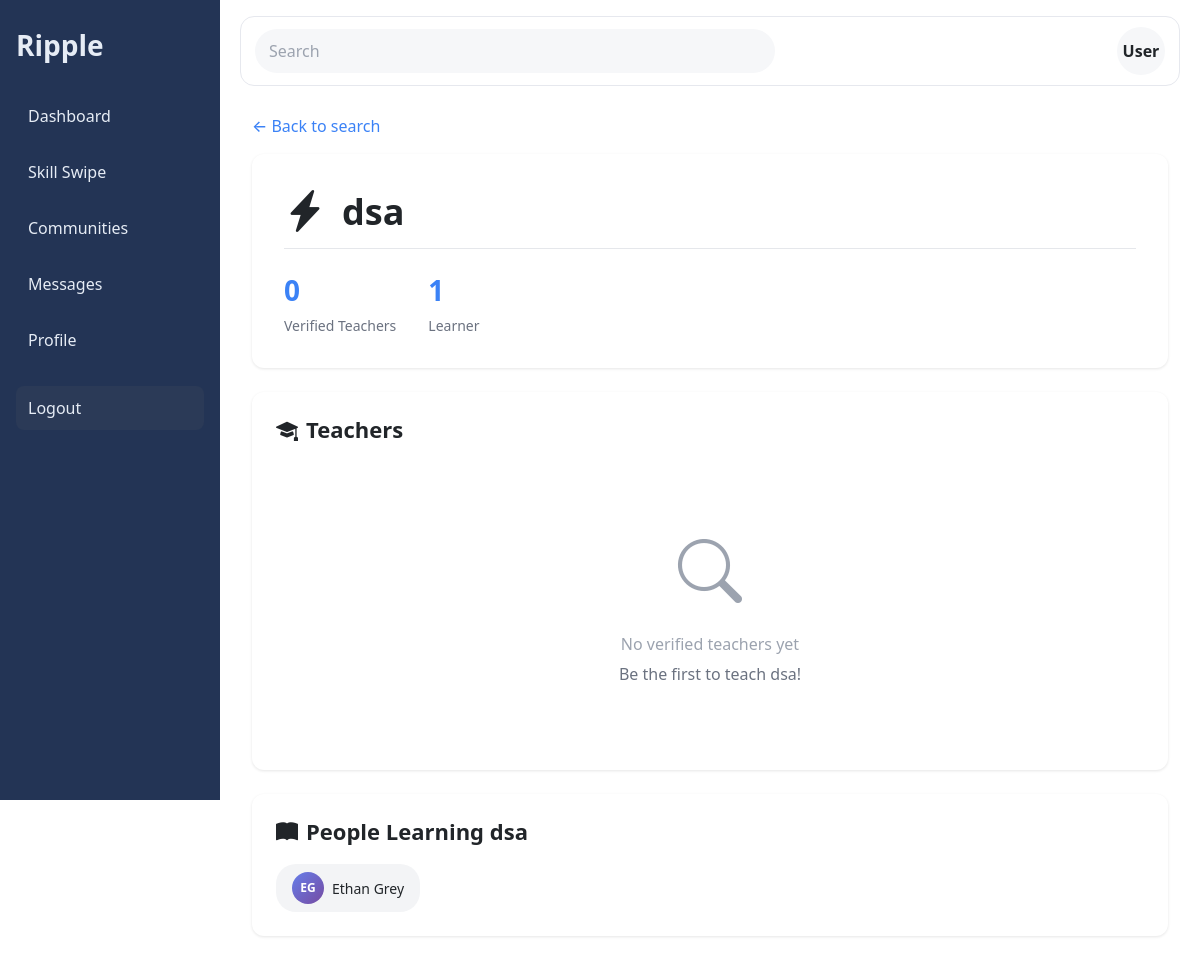
/skill/2/, run on an earlier commit of the app's database.
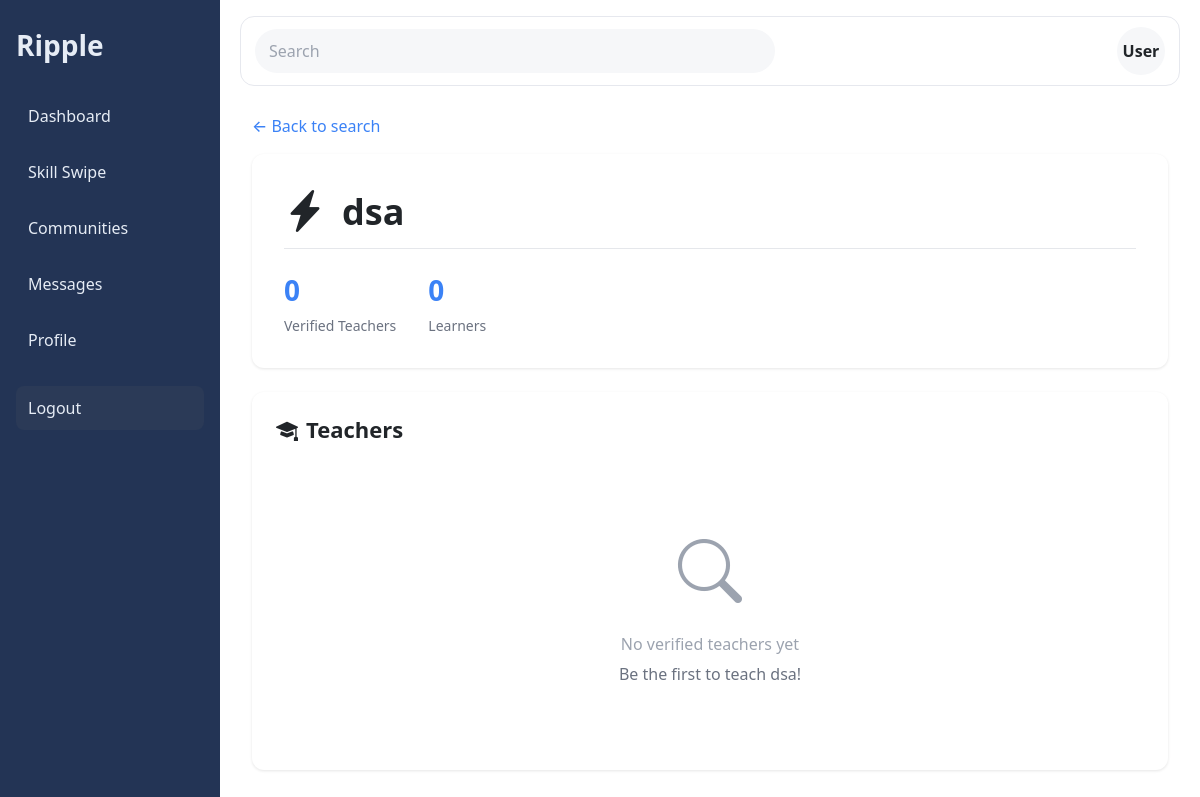
And on a later commit of the database.
### skills/models.py (models this page shows, shortened)
class Skill(models.Model):
    name = models.CharField(max_length=120, unique=True)
    description = models.TextField(blank=True)

class UserSkill(models.Model):
    BEGINNER = 'beginner'
    INTERMEDIATE = 'intermediate'
    ADVANCED = 'advanced'
    EXPERT = 'expert'
    LEVEL_CHOICES = [
        (BEGINNER, 'Beginner'),
        (INTERMEDIATE, 'Intermediate'),
        (ADVANCED, 'Advanced'),
        (EXPERT, 'Expert'),
    ]
    UNVERIFIED = 'unverified'
    PENDING = 'pending'
    VERIFIED = 'verified'
    REJECTED = 'rejected'
    VERIFICATION_CHOICES = [
        (UNVERIFIED, 'Unverified'),
        (PENDING, 'Pending Review'),
        (VERIFIED, 'Verified'),
        (REJECTED, 'Rejected'),
    ]
    user = models.ForeignKey(settings.AUTH_USER_MODEL, on_delete=models.CASCADE, related_name='user_skills')
    skill = models.ForeignKey(Skill, on_delete=models.CASCADE)
    level = models.CharField(max_length=20, choices=LEVEL_CHOICES)
    can_teach = models.BooleanField(default=False)
    wants_to_learn = models.BooleanField(default=False)
    verification_status = models.CharField(max_length=20, choices=VERIFICATION_CHOICES, default=UNVERIFIED)
    verification_message = models.TextField(blank=True, help_text="Message from admin about verification status")
    created_at = models.DateTimeField(auto_now_add=True, null=True, blank=True)
    updated_at = models.DateTimeField(auto_now=True, null=True, blank=True)
    class Meta:
        unique_together = ('user', 'skill')

### core/views.py (the view)
# urls.py: path('skill/<int:skill_id>/', views.skill_detail, name='skill_detail'),
def skill_detail(request, skill_id):
    from django.contrib.auth.models import User
    skill = get_object_or_404(Skill, id=skill_id)
    teachers = UserSkill.objects.filter(
        skill=skill,
        can_teach=True,
        verification_status='verified'
    ).select_related('user', 'user__profile').order_by('-level')
    learners = UserSkill.objects.filter(
        skill=skill,
        wants_to_learn=True
    ).select_related('user', 'user__profile')[:10]
    context = {
        'skill': skill,
        'teachers': teachers,
        'learners': learners,
        'teachers_count': teachers.count(),
        'learners_count': learners.count(),
    }
    return render(request, 'core/skill_detail.html', context)

### core/templates/core/skill_detail.html (shortened to what this page needs)
{% extends 'base.html' %}
{% block content %}
<div class="skill-detail-container">
    <a href="{% url 'core:search' %}?q={{ skill.name }}" class="back-link">
        ← Back to search
    </a>
    <div class="skill-header">
        <h1 class="skill-title">
            <span class="skill-icon"><i class="bi bi-lightning-charge-fill"></i></span>
            {{ skill.name }}
        </h1>
        <div class="skill-stats">
            <div class="stat">
                <div class="stat-value">{{ teachers_count }}</div>
                <div class="stat-label">Verified Teacher{{ teachers_count|pluralize }}</div>
            </div>
            <div class="stat">
                <div class="stat-value">{{ learners_count }}</div>
                <div class="stat-label">Learner{{ learners_count|pluralize }}</div>
            </div>
        </div>
    </div>
    <div class="section">
        <h2 class="section-header">
            <i class="bi bi-mortarboard-fill"></i> Teachers
        </h2>
        {% if teachers %}
        <div class="teachers-grid">
            {% for user_skill in teachers %}
            <a href="{% url 'users:view_profile' user_skill.user.username %}" class="teacher-card">
                <div class="teacher-header">
                    <div class="teacher-avatar">
                        {{ user_skill.user.first_name|first|upper }}{{ user_skill.user.last_name|first|upper }}
                    </div>
                    <div class="teacher-info">
                        <div class="teacher-name">
                            {{ user_skill.user.first_name }} {{ user_skill.user.last_name }}
                        </div>
                        <div class="teacher-username">@{{ user_skill.user.username }}</div>
                    </div>
                </div>
                {% if user_skill.user.profile.bio %}
                <div class="teacher-bio">
                    {{ user_skill.user.profile.bio }}
                </div>
                {% endif %}
                <div class="teacher-meta">
                    <div>
                        <span class="proficiency-badge proficiency-{{ user_skill.level }}">
                            {{ user_skill.get_level_display }}
                        </span>
                        {% if user_skill.verification_status == 'verified' %}
                        <span class="verified-badge"><i class="bi bi-patch-check-fill"></i> Verified</span>
                        {% endif %}
                    </div>
                    {% if user_skill.user.profile.location %}
                    <div class="teacher-location">
                        <i class="bi bi-geo-alt-fill"></i> {{ user_skill.user.profile.location }}
                    </div>
                    {% endif %}
                </div>
            </a>
            {% endfor %}
        </div>
        {% else %}
        <div class="empty-state">
            <div class="empty-icon"><i class="bi bi-search"></i></div>
            <h3>No verified teachers yet</h3>
            <p style="color: #6b7280; margin-top: 8px;">
                Be the first to teach {{ skill.name }}!
            </p>
        </div>
        {% endif %}
    </div>
    {% if learners %}
    <div class="section">
        <h2 class="section-header">
            <i class="bi bi-book-fill"></i> People Learning {{ skill.name }}
        </h2>
        <div class="learners-list">
            {% for user_skill in learners %}
            <a href="{% url 'users:view_profile' user_skill.user.username %}" class="learner-chip">
                <div class="learner-avatar-small">
                    {{ user_skill.user.first_name|first|upper }}{{ user_skill.user.last_name|first|upper }}
                </div>
                <div class="learner-name">
                    {{ user_skill.user.first_name }} {{ user_skill.user.last_name }}
                </div>
            </a>
            {% endfor %}
        </div>
    </div>
    {% endif %}
</div>
{% endblock %}

What changed in the data, as far as the page shows it:
removed UserSkill: user.first_name|first "E", user.last_name|first "G", user.first_name "Ethan", user.last_name "Grey"
shown differently, row unchanged: Skill "dsa": name "dsa" → (not shown)
Also different on the page:
{{ learners_count }}: "1" → "0"
text no longer shown: "People Learning"
